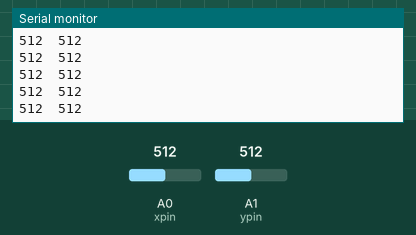
The sketch below on a simulated Arduino Uno, built with avr-gcc and run on an emulated ATmega328P. Shown: the last lines printed to the serial monitor. Inputs (shaded band) come from the test bench; at power-on: A0 (xpin) = 512, A1 (ypin) = 512.

Above: at 1.2 s.
1.3 s: A0 (xpin) set to 716
At 1.31 s:
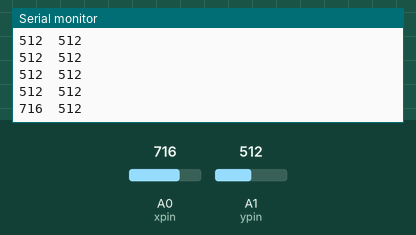
2.8 s: A1 (ypin) set to 716
At 2.82 s:
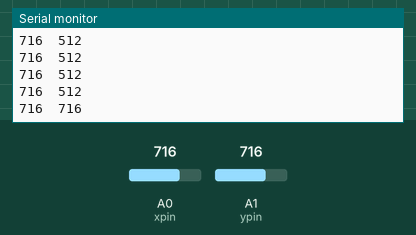
4.3 s: A0 (xpin) set to 900
At 4.33 s:
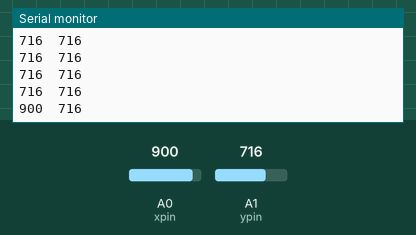
5.8 s: A1 (ypin) set to 900
At 5.84 s:
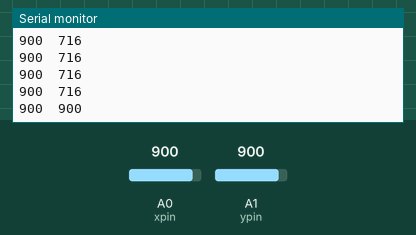
Timing chart, 0 to 8.3 s (numbered marks = the images above; inputs shaded):
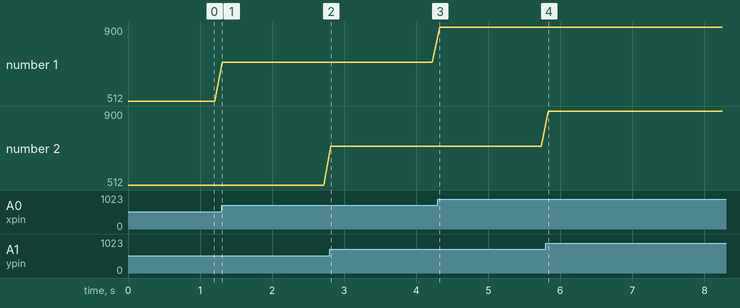

Measured:
- after the input at 1.3 s, the serial monitor: prints a new line at once (image 1)
- after the input at 2.8 s, the serial monitor: prints a new line at once (image 2)
- after the input at 4.3 s, the serial monitor: prints a new line at once (image 3)
- after the input at 5.8 s, the serial monitor: prints a new line at once (image 4)
- plotted number 1: 512 → 716 after the input at 1.3 s, 716 → 900 after the input at 4.3 s

The sketch:

gesture.ino
```cpp
int x,y;          //coordinate
int xpin = A0;    //analog pin
int ypin = A1;  //analog pin

void setup(){
  Serial.begin(9600); //baudrate for communication

}

void loop(){
  x = analogRead(xpin); // read the x axis value
  y = analogRead(ypin); // read the y axis value

  Serial.print(x); // print the sensor values
  Serial.print("\t"); // print a tab between values
  Serial.println(y);
  delay(100); //delay before next reading

}
```
